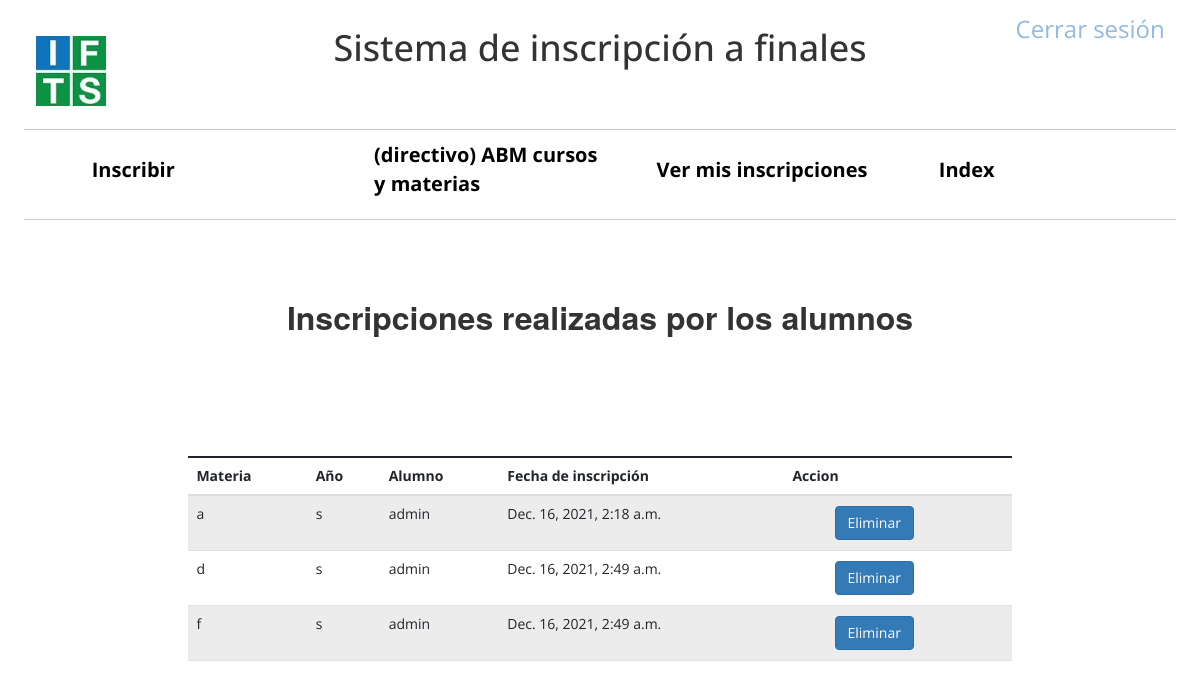
The app's page /directivo/inscripciones/ (signed in) with its own data.
### inscripcionFinales/models.py (models this page shows)
class MateriaAlumno(models.Model):
    id_materia = models.ForeignKey(Materia, on_delete=models.CASCADE)
    user = models.ForeignKey(settings.AUTH_USER_MODEL, on_delete=models.CASCADE)
    fecha_inscripcion = models.DateTimeField('Fecha inscripción')

class Materia(models.Model):
    id_curso = models.ForeignKey(Curso, on_delete=models.CASCADE)
    descripcion = models.CharField(max_length=200,  unique=True)

class Curso(models.Model):
    descripcion = models.CharField(max_length=200,  unique=True)

### inscripcionFinales/views.py (the view)
# urls.py: path('directivo/inscripciones/',verInscripcionesDirectivo, name='verInscripcionesDirectivo'),
@login_required
def verInscripcionesDirectivo(request):
    inscripciones = MateriaAlumno.objects.all()
    return render(request,'directivo/ver_inscripciones.html', {'inscripciones': inscripciones})

### inscripcionFinales/templates/directivo/ver_inscripciones.html (shortened to what this page needs)
{% extends "base.html" %}
{% block nav %}
<div class="anclas">
  <a href="{% url 'inscripcion' %}">Inscribir</a>
  <a href="{% url 'curso_materia' %}">(directivo) ABM cursos y materias</a>
  <a href="{% url 'verInscripciones' %}">Ver mis inscripciones</a>
  <a href="{% url 'index' %}">Index</a>
</div>
<hr>
    {% endblock %}
{% block body %}
<h3>Inscripciones realizadas por los alumnos</h2>
{% if not inscripciones %}
<div class="alert alert-warning" role="alert">
    <strong>¡No existen inscripciones!</strong>
</div>
{% else %}
<br><br>
<table class="table table-striped">
<tbody>
    <thead>
        <tr>
          <th scope="col">Materia</th>
          <th scope="col">Año</th>
          <th scope="col">Alumno</th>
          <th scope="col">Fecha de inscripción</th>
          <th scope="col">Accion</th>
        </tr>
      </thead>
    {% for inscripcion in inscripciones %}
    <tr>
      <td>{{ inscripcion.id_materia.descripcion}}</td>
      <td>{{ inscripcion.id_materia.id_curso.descripcion}}</td>
      <td>{{ inscripcion.user}}</td>
      <td>{{ inscripcion.fecha_inscripcion}}</td>
      <td>
        <a class="btn-link" href="{% url 'eliminarInscripcion' inscripcion.id %}">
            <button type="button" class="btn btn-primary">Eliminar</button>
        </a>
      </td>
    </tr>
    {% endfor %}
    {% endif %}
</tbody>
</table>
{% endblock %}

### inscripcionFinales/templates/base.html (shortened to what this page needs)
<!DOCTYPE html>
<html lang="en">
<head>
    <link href="https://cdn.jsdelivr.net/npm/bootstrap@5.1.3/dist/css/bootstrap.min.css" rel="stylesheet"
>
    <link rel="stylesheet" href="//netdna.bootstrapcdn.com/bootstrap/3.1.0/css/bootstrap.min.css">
    {% load static %}
    <link rel="stylesheet" type="text/css" href="{% static 'styles.css' %}">
</head>
<nav>
    <a href="{% url 'index' %}"><img src="{% static 'ifts.jpg' %}" alt="" width="70px"></a>
    <h1 class="titulo">Sistema de inscripción a finales </h1>
    {% if user.is_authenticated %}
    <a class="logout" href="{% url 'logout' %}">Cerrar sesión</a>
    {% endif %}
    <hr class="nav">
    {% block nav %}
    {% load static %}
    {% endblock %}
</nav>
<body>
    {% block body %}{% endblock %}
</body>
</html>

### inscripcionFinales/static/styles.css (style rules this page uses)
* { font-family: 'Open Sans', sans-serif; margin: 1%; }
body { height:1000px; }
.titulo { text-align: center; }
.anclas { display:flex; }
.anclas a { color:black; text-decoration: none; width:50%; margin:auto; font-size: 20px; font-weight: bold; margin-left: 5%; }
.logout { float: right; margin-top: 3%; font-size: x-large; }
h1 { width: 600px; margin: -90px auto; }
.nav { margin-top:150px; }
h3 { width: 80%; text-align: center; margin: 80px auto; font-weight:bold; font-size: xx-large; }
.table { width: 70%!important; height: 20%; margin: auto; }
button { margin-left:40px; margin-bottom:10px; }
a { color: #92badd; display:inline-block; text-decoration: none; font-weight: 400; }

### records on screen
MateriaAlumno: id_materia.descripcion "a", id_materia.id_curso.descripcion "s", user "admin", fecha_inscripcion "Dec. 16, 2021, 2:18 a.m."
MateriaAlumno: id_materia.descripcion "d", id_materia.id_curso.descripcion "s", user "admin", fecha_inscripcion "Dec. 16, 2021, 2:49 a.m."
MateriaAlumno: id_materia.descripcion "f", id_materia.id_curso.descripcion "s", user "admin", fecha_inscripcion "Dec. 16, 2021, 2:49 a.m."
